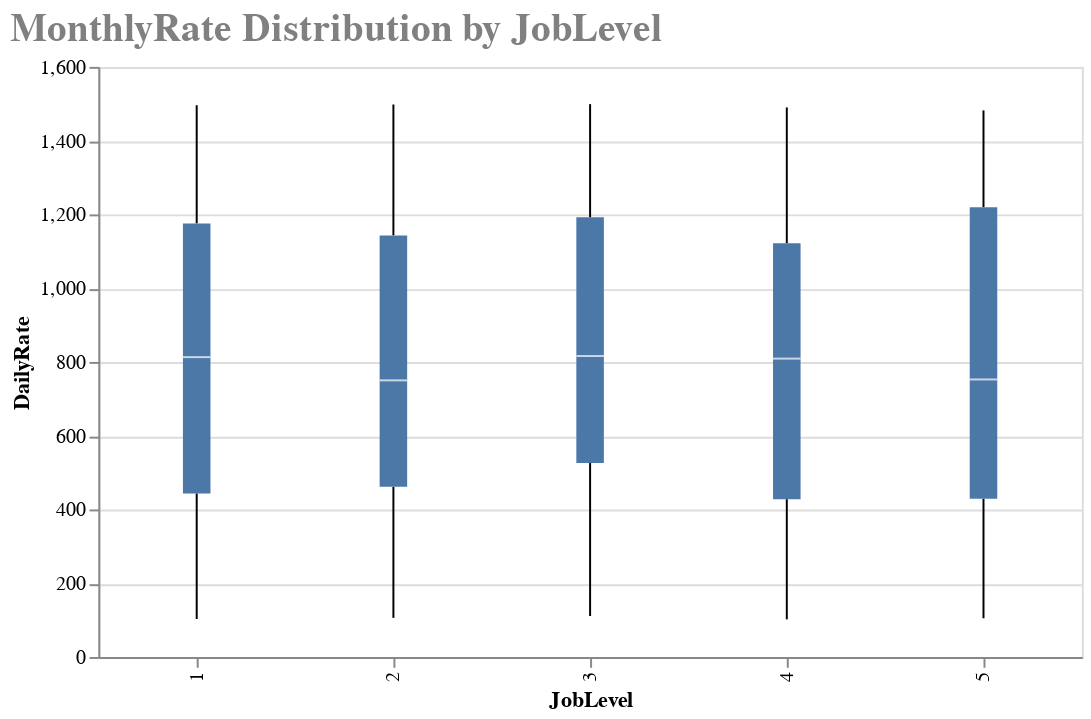

Write notebook code for a chart like this one.
### Markdown cell above
Is it the same case for the distribution of DailyRate?
- **Create another boxplot that shows the distribution of DailyRate across JobLevel**

### Code cell
# Create a box plot of DailyRate by JobLevel

# Calculate employee counts
JobLevel_DailyRate_grouping = df.groupby(['DailyRate', 'JobLevel']).size().reset_index(name='Count')

# Create a boxplot
Boxplot_JobLevel_DailyRate = alt.Chart(JobLevel_DailyRate_grouping).mark_boxplot().encode(
    x='JobLevel:O',  # Ordinal data for JobLevel
    y='DailyRate:Q'  # Quantitative data for DailyRate
).properties(
    width=500,
    height=300,
    title='MonthlyRate Distribution by JobLevel'
)

# Customize the appearance of the chart (optional)
Boxplot_JobLevel_DailyRate = Boxplot_JobLevel_DailyRate.configure_title(
    fontSize=20,
    font='Arial',
    anchor='start',
    color='gray'
)

# Display the chart
Boxplot_JobLevel_DailyRate

### Figure 1 — Vega-Lite specification as saved in the notebook (floating-point values rounded to 4 significant figures; data arrays with more than 128 entries replaced by an {"elided": "..."} marker saying what was removed)
{"config": {"view": {"continuousWidth": 400, "continuousHeight": 300}, "title": {"anchor": "start", "color": "gray", "font": "Arial", "fontSize": 20}}, "data": {"name": "data-3068bf050df95b2ccbab1017eeb759e9"}, "mark": "boxplot", "encoding": {"x": {"field": "JobLevel", "type": "ordinal"}, "y": {"field": "DailyRate", "type": "quantitative"}}, "height": 300, "title": "MonthlyRate Distribution by JobLevel", "width": 500, "$schema": "https://vega.github.io/schema/vega-lite/v4.17.0.json", "datasets": {"data-3068bf050df95b2ccbab1017eeb759e9": {"elided": "1263 records"}}}
